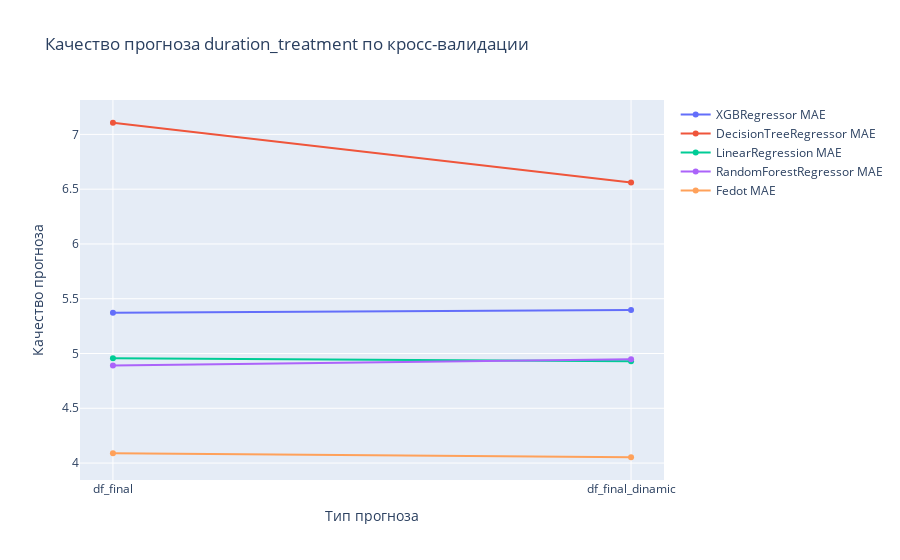

The code cell stored with this chart in its notebook:
### Code cell
#Определяем targets
targets=['duration_treatment']

#Определяем тип решаемой задачи для каждого target
types_task=["regression"]

#Достаем результаты проверки качества
results_reg=pd.read_csv("Data/results_reg_0.csv")
results_classif=pd.read_csv("Data/results_classif_0.csv")

#Рисуем графики для регрессии
for ind in tqdm_notebook(range(len(targets))):
    tar=targets[ind]
    type_task=types_task[ind]
    
    fig = go.Figure()

    for mod_name in models_names[type_task]+["Fedot"]:

        mod_res=results_reg[(results_reg.mod_name==mod_name)&(results_reg.tar==tar)].sort_values("dataset")

        fig.add_trace(go.Scatter(x=mod_res.dataset, y=mod_res.mae, name=f'{mod_name} MAE',
                                 hovertext="text",hoverinfo="y")) #

#         fig.add_trace(go.Scatter(x=mod_res.dataset, y=mod_res.mse, name=f'{mod_name} MSE',
#                                  hovertext="text",hoverinfo="y")) #,dash='dot'

    fig.update_layout(title=f'Качество прогноза {tar} по кросс-валидации ',
                      xaxis_title='Тип прогноза',
                      yaxis_title='Качество прогноза')

    fig.show()

### Figure 1 — Plotly figure (JSON) as saved in the notebook; plotly's stock layout.template omitted (floating-point values rounded to 4 significant figures)
{"data": [{"hoverinfo": "y", "hovertext": "text", "name": "XGBRegressor MAE", "type": "scatter", "x": ["df_final", "df_final_dinamic"], "y": [5.373, 5.397]}, {"hoverinfo": "y", "hovertext": "text", "name": "DecisionTreeRegressor MAE", "type": "scatter", "x": ["df_final", "df_final_dinamic"], "y": [7.106, 6.561]}, {"hoverinfo": "y", "hovertext": "text", "name": "LinearRegression MAE", "type": "scatter", "x": ["df_final", "df_final_dinamic"], "y": [4.956, 4.929]}, {"hoverinfo": "y", "hovertext": "text", "name": "RandomForestRegressor MAE", "type": "scatter", "x": ["df_final", "df_final_dinamic"], "y": [4.89, 4.947]}, {"hoverinfo": "y", "hovertext": "text", "name": "Fedot MAE", "type": "scatter", "x": ["df_final", "df_final_dinamic"], "y": [4.089, 4.053]}], "layout": {"title": {"text": "Качество прогноза duration_treatment по кросс-валидации "}, "xaxis": {"title": {"text": "Тип прогноза"}}, "yaxis": {"title": {"text": "Качество прогноза"}}}}
